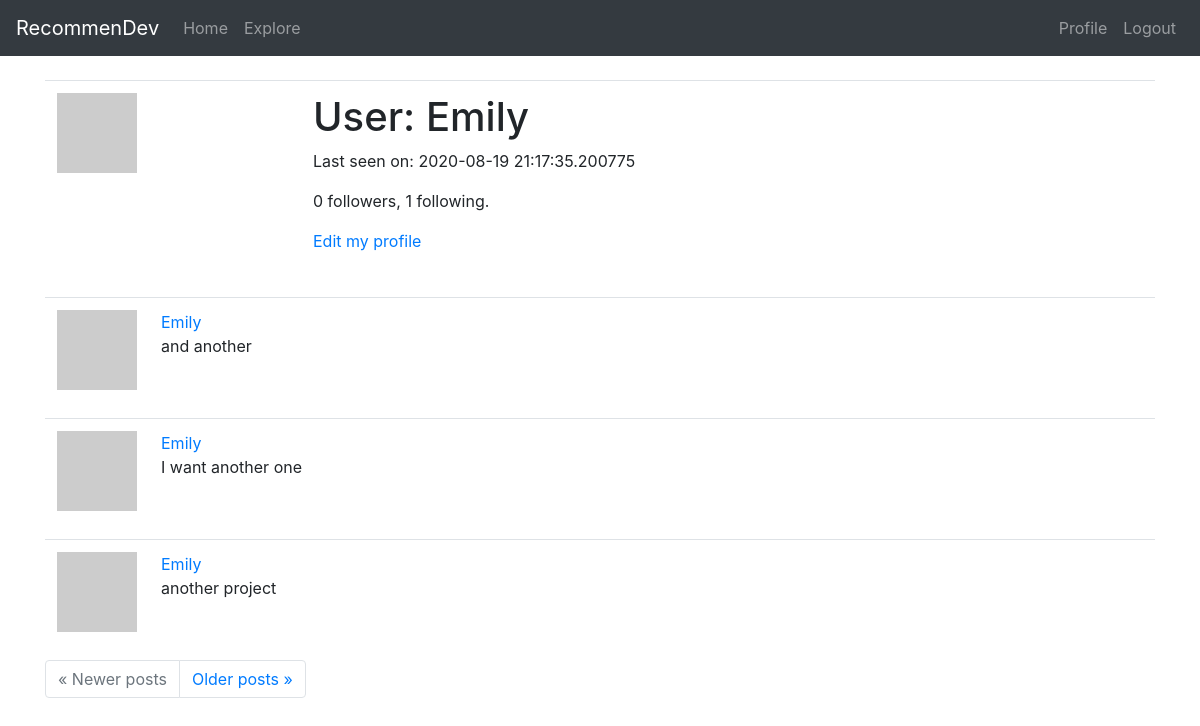
Page /user/Emily (signed in) on the earlier database version.
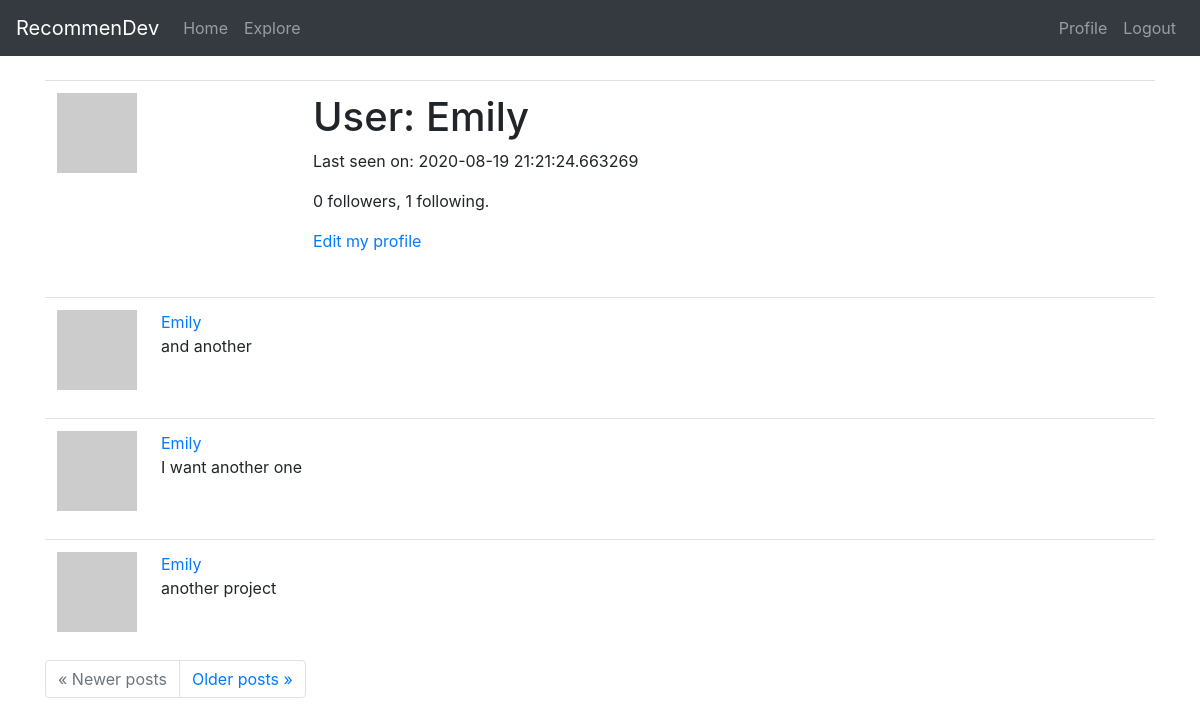
Same page on the later database version.
### app/models.py (models this page shows, shortened)
class User(UserMixin, db.Model):
    id = db.Column(db.Integer, primary_key=True)
    username = db.Column(db.String(30), index=True, unique=True)
    email = db.Column(db.String(50), index=True, unique=True)
    password_hash = db.Column(db.String(128))
    projects = db.relationship('Project', backref='owner', lazy='dynamic')
    about_me = db.Column(db.String(140))
    last_seen = db.Column(db.DateTime, default=datetime.utcnow)
    followed = db.relationship(
        'User', secondary=followers,
        primaryjoin=(followers.c.follower_id == id),
        secondaryjoin=(followers.c.followed_id == id),
        backref=db.backref('followers', lazy='dynamic'), lazy='dynamic')
    def avatar(self, size):
        digest = md5(self.email.lower().encode('utf-8')).hexdigest()
        return 'https://www.gravatar.com/avatar/{}?d=retro&s={}'.format(digest, size)

class Project(db.Model):
    id = db.Column(db.Integer, primary_key=True)
    user_id = db.Column(db.Integer, db.ForeignKey('user.id'))
    title = db.Column(db.String(60))
    description = db.Column(db.String(150))
    timestamp = db.Column(db.DateTime, index=True, default=datetime.utcnow)
    language = db.Column(db.String(15))
    git_url = db.Column(db.String(50))

### app/routes.py (the view)
@app.route('/user/<username>')
@login_required
def user(username):
    user = User.query.filter_by(username=username).first_or_404()
    page = request.args.get('page', 1, type=int)
    projects = user.projects.order_by(Project.timestamp.desc()).paginate(page, app.config['POSTS_PER_PAGE'], False)
    next_url = url_for('user', username=user.username, page=projects.next_num) \
        if projects.has_next else None
    prev_url = url_for('user', username=user.username, page=projects.prev_num) \
        if projects.has_prev else None
    form = EmptyForm()
    return render_template('user.html', title=f'{user.username}\'s profile', user=user, projects=projects.items, next_url=next_url, prev_url=prev_url, form=form)

### app/models.py (called while the page is built)
@login.user_loader
def load_user(id):
    return User.query.get(int(id))

### app/routes.py (called while the page is built)
@app.before_request
def before_request():
    if current_user.is_authenticated:
        current_user.last_seen = datetime.utcnow()
        db.session.commit()

### app/templates/user.html (shortened to what this page needs)
{% extends "base.html" %}
{% block content %}
    <table class="table table-hover">
        <tr>
            <td width="256px"><img src="{{ user.avatar(256) }}"></td>
            <td>
                <h1>User: {{ user.username }}</h1>
                {% if user.last_seen %}<p>Last seen on: {{ user.last_seen }}</p>{% endif %}
                <p>{{ user.followers.count() }} followers, {{ user.followed.count() }} following.</p>
                {% if user == current_user %}
                <p><a href="{{ url_for('edit_profile') }}">Edit my profile</a></p>
                {% endif %}
            </td>
        </tr>
    </table>
    {% for project in projects %}
        {% include '_project.html' %}
    {% endfor %}
    <nav aria-label="...">
        <ul class="pagination">
            <li class="page-item{% if not prev_url %} disabled{% endif %}">
                <a class="page-link" href="{{ prev_url or '#' }}">
                    <span aria-hidden="true">&laquo;</span> Newer posts
                </a>
            </li>
            <li class="page-item{% if not next_url %} disabled{% endif %}">
                <a class="page-link" href="{{ next_url or '#' }}">
                    Older posts <span aria-hidden="true">&raquo;</span>
                </a>
            </li>
        </ul>
    </nav>
{% endblock %}

### app/templates/base.html (shortened to what this page needs)
<!DOCTYPE html>
<html lang="en">
<head>
    <link rel="stylesheet" href="https://stackpath.bootstrapcdn.com/bootstrap/4.5.2/css/bootstrap.min.css">
</head>
<body style="padding-top: 5rem;">
    <nav class="navbar navbar-expand-md navbar-dark bg-dark fixed-top">
        <a class="navbar-brand" href="{{ url_for('index') }}">RecommenDev</a>
        <div class="collapse navbar-collapse", id="navbarsExampleDefault">
            <ul class="navbar-nav mr-auto">
                <li class="nav-item"><a href="{{ url_for('index') }}" class="nav-link">Home</a></li>
                <li class="nav-item"><a href="{{ url_for('explore') }}" class="nav-link">Explore</a></li>
            </ul>
            <ul class="navbar-nav ml-auto">
                {% if current_user.is_anonymous %}
                <li class="nav-item"><a href="{{ url_for('login') }}" class="nav-link">Login</a></li>
                {% else %}
                <li class="nav-item"><a href="{{ url_for('user', username=current_user.username) }}" class="nav-link">Profile</a></li>
                <li class="nav-item"><a href="{{ url_for('logout') }}" class="nav-link">Logout</a></li>
                {% endif %}
            </ul>
        </div>
    </nav>
    <main role="main" class="container">
        {% block content %}{% endblock %}
    </main>
</body>
</html>

### app/templates/_project.html
<table class="table table-hover">
    <tr>
        <td width="70px">
            <a href="{{ url_for('user', username=project.owner.username) }}">
                <img src="{{ project.owner.avatar(70) }}" />
            </a>
        </td>
        <td>
            <a href="{{ url_for('user', username=project.owner.username) }}">
                {{ project.owner.username }}
            </a>
            <br>
            {{ project.title }}
        </td>
    </tr>
</table>

Differences in the rows shown:
changed User "Emily": last_seen "2020-08-19 21:17:35.200775" → "2020-08-19 21:21:24.663269"
